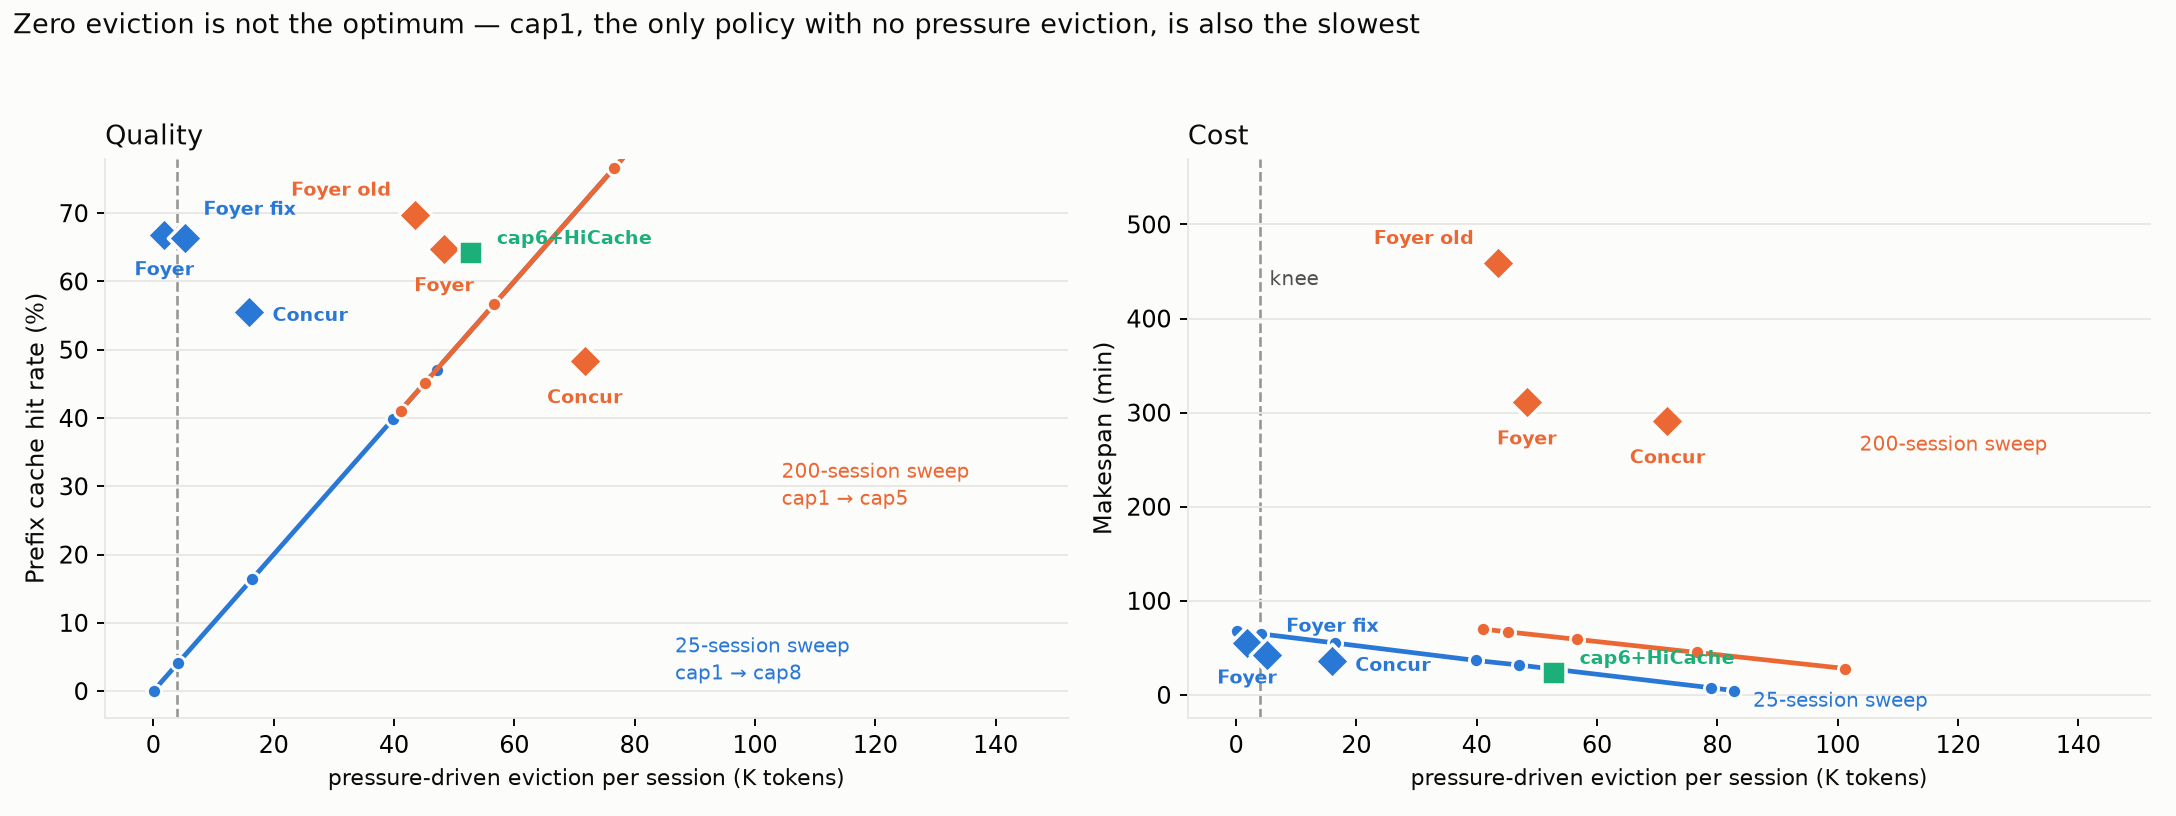

This figure's Python source:
#!/usr/bin/env python3
"""Eviction-vs-quality curve: how much pressure-driven eviction does each policy buy,
and what does it cost?

Every run records sglang:evicted_tokens_total, but every run also evicts a floor of
~0.98M tokens from ordinary session-end cleanup (even cap1, at concurrency 1, evicts
981,957). So the informative quantity is the EXCESS over that floor: eviction caused
by memory pressure rather than by a session finishing. Both panels share that x-axis,
normalised per session so the 25- and 200-session tiers are comparable.

The point of the figure: zero pressure eviction is not the optimum. cap1 (no pressure
eviction) is the slowest policy on the board; the knee sits near 4K tokens/session.
"""
import matplotlib
matplotlib.use("Agg")
import matplotlib.pyplot as plt

SURFACE, INK, INK2, GRID = "#fcfcfb", "#0b0b0b", "#52514e", "#e8e7e3"
BLUE, ORANGE, AQUA = "#2a78d6", "#eb6834", "#1baf7a"
KNEE = 4.0

# (x = excess eviction per session in K tokens, hit%, wall_min)
S25 = [(0.0, 68.2, 63.3), (0.08, 68.1, 37.4), (4.1, 64.9, 30.4), (16.4, 55.2, 30.4),
       (39.9, 36.6, 28.7), (47.1, 31.7, 27.9), (79.0, 7.5, 32.1), (82.8, 4.5, 33.4)]
S200 = [(41.1, 69.9, 515.7), (45.2, 67.0, 301.7), (56.7, 59.0, 249.4),
        (76.6, 45.1, 265.6), (101.3, 28.0, 265.5)]

# every marker carries its own label spec: (x, hit%, wall, text, colour, dx, dy, ha, panel)
# panel: "q" = quality only, "c" = cost only, "b" = both
MARKERS = [
    (1.8,  66.8,  54.8, "Foyer",        BLUE,     0, -17, "center", "b"),
    (5.2,  66.3,  42.0, "Foyer fix",    BLUE,     8, 10, "left",   "b"),
    (15.9, 55.6,  35.5, "Concur",       BLUE,    10, -4, "left",   "b"),
    (43.5, 69.8, 459.1, "Foyer old",    ORANGE, -10,  8, "right",  "b"),
    (48.3, 64.8, 311.4, "Foyer",        ORANGE,   0, -18, "center", "b"),
    (71.7, 48.4, 291.4, "Concur",       ORANGE,   0, -18, "center", "b"),
    (52.8, 64.1,  22.8, "cap6+HiCache", AQUA,    11,   4, "left",   "b"),
]
END = {  # direct end-labels for the two sweeps: (x, y25, y200, text, colour, dx, dy, ha, va)
    "q": [(82.8, 4.5, None, "25-session sweep\ncap1 → cap8", BLUE, 10, 0, "left", "center"),
          (101.3, 28.0, None, "200-session sweep\ncap1 → cap5", ORANGE, 8, 6, "left", "center")],
    "c": [(82.8, 33.4, None, "25-session sweep", BLUE, 8, -16, "left", "top"),
          (101.3, 265.5, None, "200-session sweep", ORANGE, 6, 0, "left", "center")],
}


def draw(ax, yi, panel):
    ax.plot([p[0] for p in S25], [p[yi] for p in S25], "-o", color=BLUE, lw=2, ms=6,
            markeredgecolor=SURFACE, markeredgewidth=1.2, zorder=3)
    ax.plot([p[0] for p in S200], [p[yi] for p in S200], "-o", color=ORANGE, lw=2, ms=6,
            markeredgecolor=SURFACE, markeredgewidth=1.2, zorder=3)

    for (x, y, w, text, col, dx, dy, ha, on) in END[panel]:
        ax.annotate(text, (x, y), textcoords="offset points", xytext=(dx, dy),
                    ha=ha, va="center", fontsize=8.5, color=col, linespacing=1.35)

    hi = yi == 0   # marker index into MARKERS for the value we plot
    for (x, h, w, text, col, dx, dy, ha, on) in MARKERS:
        v = h if yi == 0 else w
        ax.scatter([x], [v], s=105, marker=("s" if text.startswith("cap6") else "D"),
                   color=col, edgecolors=SURFACE, linewidths=1.5, zorder=4)
        ax.annotate(text, (x, v), textcoords="offset points", xytext=(dx, dy),
                    ha=ha, fontsize=8, color=col, fontweight="bold", zorder=5)

    ax.axvline(KNEE, color=INK2, lw=1.1, ls="--", zorder=1, alpha=0.6)
    ax.annotate("knee", (KNEE, ax.get_ylim()[1]), textcoords="offset points",
                xytext=(4, -12), fontsize=8.5, color=INK2, ha="left", va="top")
    ax.set_xlim(-8, 152)
    ax.set_xlabel("pressure-driven eviction per session (K tokens)", fontsize=9.5, color=INK)
    ax.grid(axis="y", color=GRID, lw=0.8, zorder=0)
    for s in ("top", "right"):
        ax.spines[s].set_visible(False)
    for s in ("left", "bottom"):
        ax.spines[s].set_color(GRID)


fig, axes = plt.subplots(1, 2, figsize=(12.8, 4.8), dpi=170)
fig.patch.set_facecolor(SURFACE)
for ax in axes:
    ax.set_facecolor(SURFACE)

draw(axes[0], 0, "q")
axes[0].set_ylabel("Prefix cache hit rate (%)", fontsize=10, color=INK)
axes[0].set_title("Quality", fontsize=11.5, color=INK, loc="left")
axes[0].set_ylim(-4, 78)

draw(axes[1], 1, "c")
axes[1].set_ylabel("Makespan (min)", fontsize=10, color=INK)
axes[1].set_title("Cost", fontsize=11.5, color=INK, loc="left")
axes[1].set_ylim(-25, 570)

fig.suptitle("Zero eviction is not the optimum — cap1, the only policy with no pressure "
             "eviction, is also the slowest", fontsize=11.5, color=INK, x=0.006, ha="left", y=0.985)
fig.tight_layout(rect=[0, 0, 1, 0.945])
fig.savefig("fig_eviction_curve.png", facecolor=SURFACE)
print("wrote fig_eviction_curve.png")
